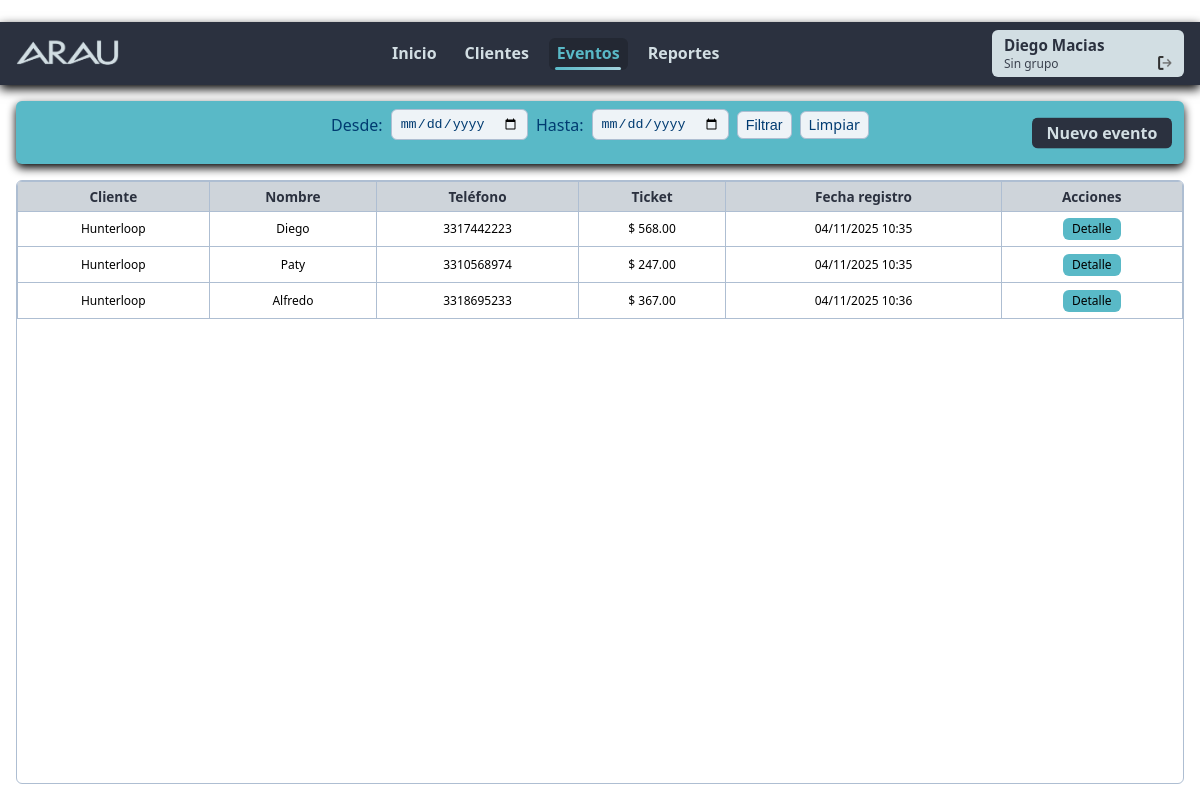
The app's page /eventos/lista/ (signed in) with its own data.
### eventos/models.py (models this page shows, shortened)
class Evento(models.Model):
    cliente = models.ForeignKey(
        User,
        on_delete=models.CASCADE,
        related_name="eventos"
    )
    nombre = models.CharField(max_length=200)
    telefono = models.CharField(max_length=20)
    ticket = models.DecimalField(max_digits=10, decimal_places=2)
    fecha_registro = models.DateTimeField(auto_now_add=True)

### eventos/views.py (the view)
# urls.py: path('lista/', views.lista_eventos, name='eventos_lista'),
def lista_eventos(request):
    if request.user.groups.filter(name='Cliente').exists():
        eventos = Evento.objects.filter(cliente=request.user)
    elif request.user.groups.filter(name='Agente').exists():
        clientes_asignados = Cliente.objects.filter(agente=request.user).values('usuario_asociado')
        eventos = Evento.objects.filter(cliente__in=clientes_asignados)
    else:
        eventos = Evento.objects.select_related("cliente").all()
    fecha_desde = request.GET.get('fecha_desde')
    fecha_hasta = request.GET.get('fecha_hasta')
    if fecha_desde:
        try:
            eventos = eventos.filter(fecha_registro__date__gte=fecha_desde)
        except Exception:
            pass
    if fecha_hasta:
        try:
            eventos = eventos.filter(fecha_registro__date__lte=fecha_hasta)
        except Exception:
            pass
    return render(request, "eventos/lista.html", {
        "eventos": eventos,
        'is_cliente': request.user.groups.filter(name='Cliente').exists(),
        'is_agente': request.user.groups.filter(name='Agente').exists(),
        'fecha_desde': fecha_desde or '',
        'fecha_hasta': fecha_hasta or '',
    })

### eventos/templates/eventos/lista.html (shortened to what this page needs)
﻿{% extends "lista.html" %}
{% load humanize %}
{% block filtros %}
  <div class="filter-container">
    <form method="get">
      <label for="fecha_desde">Desde:</label>
      <input type="date" name="fecha_desde" id="fecha_desde" value="{{ fecha_desde }}"
             />
      <label for="fecha_hasta">Hasta:</label>
      <input type="date" name="fecha_hasta" id="fecha_hasta" value="{{ fecha_hasta }}"
             />
      <button type="submit" class="btn-filter">Filtrar</button>
    <a href="{% url 'eventos_lista' %}" class="btn-filter">Limpiar</a>
    </form>
    {% if not is_agente %}
      <a href="{% url 'agregar_evento' %}?next={{ request.get_full_path|urlencode }}" class="btn-primary">Nuevo evento</a>
    {% endif %}
  </div>
{% endblock %}
{% block tabla_head %}
  <tr>
    <th>Cliente</th>
    <th>Nombre</th>
    <th>Teléfono</th>
    <th>Ticket</th>
    <th>Fecha registro</th>
    <th>Acciones</th>
  </tr>
{% endblock %}
{% block tabla_body %}
  {% for e in eventos %}
    <tr>
      <td>{{ e.cliente.get_full_name|default:e.cliente.username }}</td>
      <td>{{ e.nombre }}</td>
      <td>{{ e.telefono }}</td>
      <td>$ {{ e.ticket|floatformat:2|intcomma }}</td>
      <td>{{ e.fecha_registro|date:"d/m/Y H:i" }}</td>
      <td>
        <a href="{% url 'editar_evento' e.id %}?next={{ request.get_full_path|urlencode }}" class="btn-detalle">Detalle</a>
      </td>
    </tr>
  {% empty %}
    <tr>
      <td colspan="100%">Sin eventos registrados</td>
    </tr>
  {% endfor %}
{% endblock %}

### templates/includes/header.html
{% load static %}
<header class="main-header">
  <div class="logo-title">
    <img src="{% static 'img/logo_header.png' %}" alt="ARAU" class="logo" />
  </div>
  <nav class="main-nav">
    {% if is_cliente %}
      <a href="#">Inicio</a>
      <a href="{% url 'eventos_lista' %}"
         class="{% if 'eventos' in request.path and 'reportes' not in request.path %}active{% endif %}">Eventos</a>
    {% else %}
      <a href="#">Inicio</a>
      <a href="{% url 'clientes_lista' %}"
         class="{% if 'clientes' in request.path %}active{% endif %}">Clientes</a>
      <a href="{% url 'eventos_lista' %}"
         class="{% if 'eventos' in request.path and 'reportes' not in request.path %}active{% endif %}">Eventos</a>
      <a href="{% url 'reportes_dashboard' %}"
         class="{% if 'reportes' in request.path %}active{% endif %}">Reportes</a>
    {% endif %}
  </nav>
  <div class="user-card">
    <div class="user-name">
      {% if user.get_full_name %}{{ user.get_full_name }}{% else %}{{ user.username }}{% endif %}
    </div>
    <div class="user-row">
      <div class="user-group">
        {% for g in user.groups.all %}{{ g.name }}{% if not forloop.last %}, {% endif %}{% empty %}Sin grupo{% endfor %}
      </div>
      <a href="#" class="user-logout" title="Cerrar sesión">
        <img src="{% static 'img/logout.png' %}" alt="Cerrar sesión" class="logout-icon" />
      </a>
    </div>
  </div>
</header>

### records on screen
Evento: cliente.get_full_name "Hunterloop", nombre "Diego", telefono "3317442223", ticket "568.00", fecha_registro "04/11/2025 10:35"
Evento: cliente.get_full_name "Hunterloop", nombre "Paty", telefono "3310568974", ticket "247.00", fecha_registro "04/11/2025 10:35"
Evento: cliente.get_full_name "Hunterloop", nombre "Alfredo", telefono "3318695233", ticket "367.00", fecha_registro "04/11/2025 10:36"

### other values on screen
{{ user.get_full_name }} "Diego Macias"
